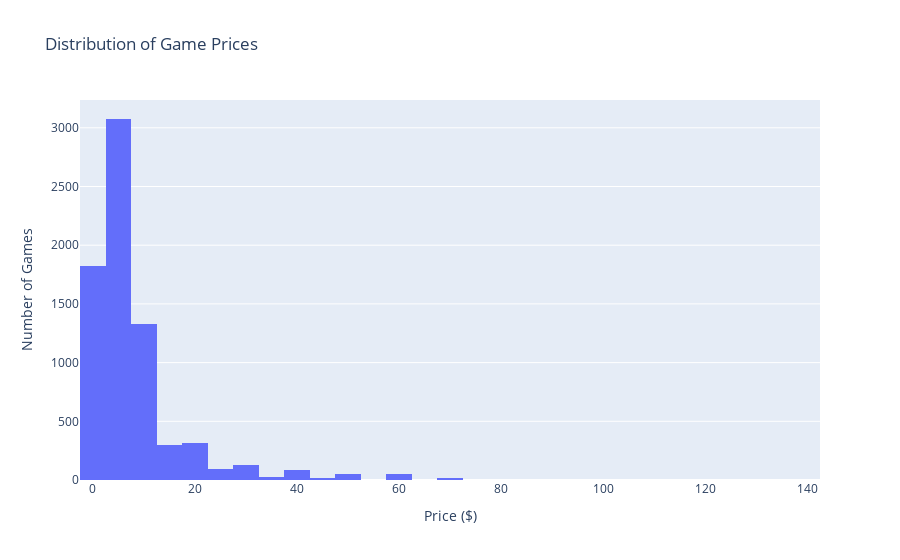

Notebook source saved alongside this figure:
### Code cell
fig5 = px.histogram(s1, x='price_x', nbins=50, title='Distribution of Game Prices')
fig5.update_xaxes(title='Price ($)')
fig5.update_yaxes(title='Number of Games')
fig5.show()

### Figure 1 — Plotly figure (JSON) as saved in the notebook; plotly's stock layout.template omitted (floating-point values rounded to 4 significant figures; data arrays with more than 128 entries replaced by an {"elided": "..."} marker saying what was removed)
{"data": [{"alignmentgroup": "True", "bingroup": "x", "hovertemplate": "price_x=%{x}<br>count=%{y}<extra></extra>", "legendgroup": "", "marker": {"color": "#636efa", "pattern": {"shape": ""}}, "name": "", "nbinsx": 50, "offsetgroup": "", "orientation": "v", "showlegend": false, "type": "histogram", "x": {"elided": "8432 float values"}, "xaxis": "x", "yaxis": "y"}], "layout": {"autosize": true, "barmode": "relative", "legend": {"tracegroupgap": 0}, "title": {"text": "Distribution of Game Prices"}, "xaxis": {"anchor": "y", "autorange": true, "domain": [0, 1], "range": [-2.5, 142.5], "title": {"text": "Price ($)"}, "type": "linear"}, "yaxis": {"anchor": "x", "autorange": true, "domain": [0, 1], "range": [0, 3237.0], "title": {"text": "Number of Games"}}}}
